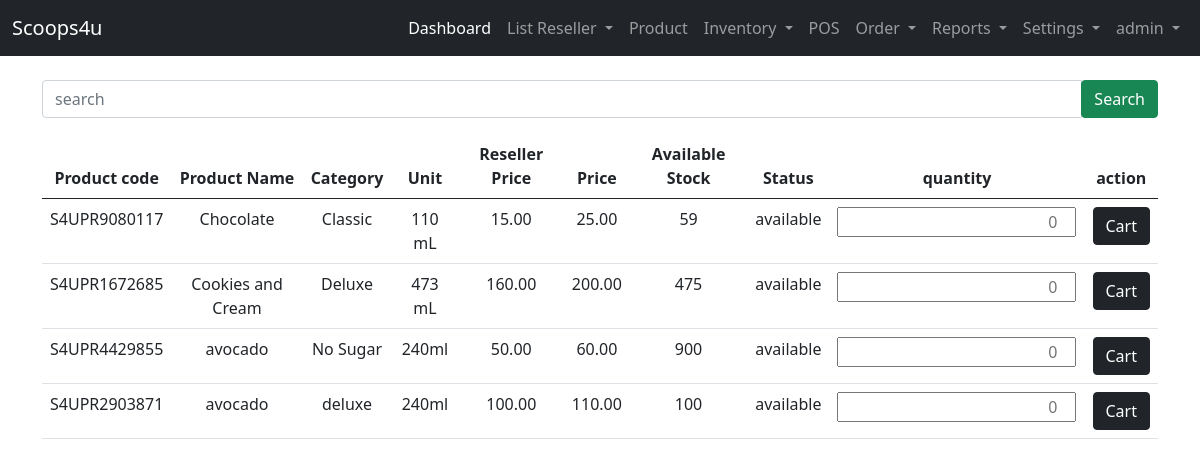
/user-site/pos/all-products/ (signed in), run on an earlier commit of the app's database.
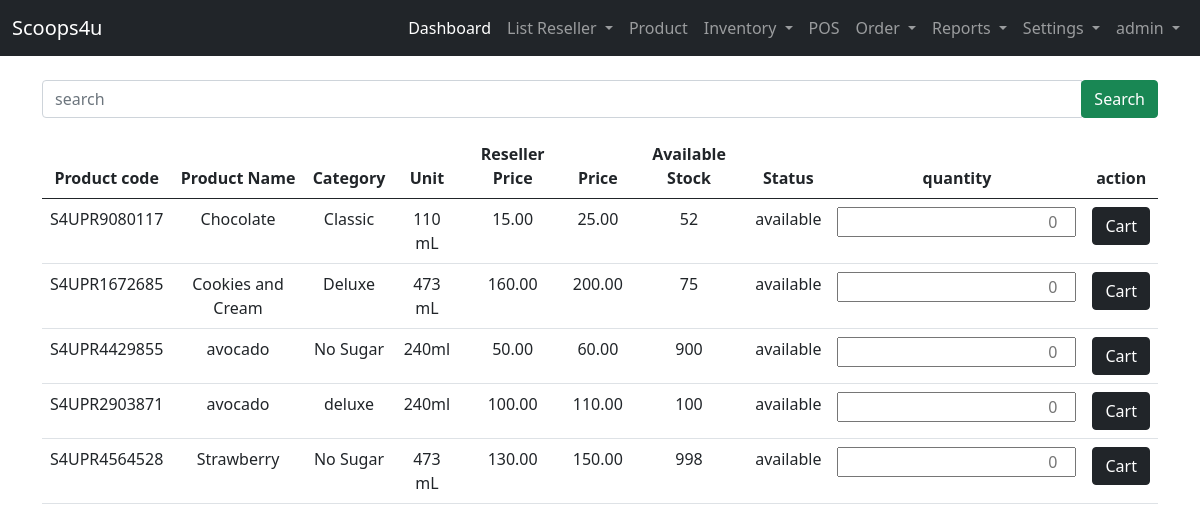
And on a later commit of the database.
### landing_page/models.py (models this page shows)
class User(AbstractUser):
    ROLE = ((" "," "),("admin","admin"),("staff","staff"),("reseller","reseller"),("rider","rider"))
    role = models.CharField(max_length=50, null=True, default=False, choices=ROLE)

### admin_site/models.py (models this page shows, shortened)
class Product(models.Model):
    STATUS = (("available","available"),("not available","not available"))
    product_code =  models.CharField(unique=True, max_length=200, verbose_name='Product Code')
    product_category =  models.CharField(max_length=200, verbose_name='Category')
    product_name=  models.CharField(max_length=200, verbose_name='Product Name')
    product_unit =  models.CharField(max_length=200, verbose_name='Unit')
    product_ResellerPrice =  models.DecimalField( max_digits=10,  decimal_places=2,null=True, verbose_name='Reseller Price')
    product_price =  models.DecimalField( max_digits=10, decimal_places=2,null=True, verbose_name='Pos Price')
    product_stock =  models.BigIntegerField(null=True, verbose_name='Available Stock')
    product_status =  models.CharField(max_length=200, choices=STATUS, verbose_name='Status')

### admin_site/views.py (the view)
# urls.py: path('pos/all-products/', views.all_products ,name='all_products'),
@login_required(login_url='landing_page:login')
def all_products(request):
    list_products = Product.objects.all()
    context = {'list_products':list_products}
    return render(request, 'admin_site/pos/all-products.html', context)

### templates/admin_site/pos/all-products.html (shortened to what this page needs)
{% extends 'admin_site/base.html' %}
{% block content %}
<form action="{% url 'admin_site:search_product' %}" method="get" class="my-3 ">
    <div class="input-group">
        <input type="text" class="form-control" name="search" placeholder="search" required>
        <div class="input-group-append">
            <button class="btn btn-success">Search</button>
        </div>
    </div>
</form>
{% if list_products %}
<table class="table table-hover text-center">
    <thead>
        <tr>
            <th>Product code </th>
            <th>Product Name</th>
            <th>Category</th>
            <th>Unit</th>
            <th>Reseller Price</th>
            {% if user.role == "admin" %}
            <th>Price</th>
            {% elif user.role == "staff" %}
            <th>Price</th>
            {% endif %}
            <th>Available Stock</th>
            <th>Status</th>
            <th>quantity</th>
            <th>action</th>
        </tr>
    </thead>
    <tbody>
        {% for list in list_products %}
        <tr>
            <td>{{ list.product_code }}</td>
            <td>{{ list.product_name }}</td>
            <td>{{ list.product_category }}</td>
            <td>{{ list.product_unit }}</td>
            <td>{{ list.product_ResellerPrice }}</td>
            {% if user.role == "admin" %}
            <td>{{ list.product_price }}</td>
            {% elif user.role == "staff" %}
            <td>{{ list.product_price }}</td>
            {% endif %}
            <td>{{ list.product_stock }}</td>
            <td>{{ list.product_status }}</td>
        <form action="{% url 'admin_site:cart_products' list.id %}" method="POST">
        <td><input type="number" name="quantity" style="text-align:right;" placeholder="0" required></td>
        <td><button class="btn btn-dark" type="submit" name="cart">Cart</button></td>
        </form>
        </tr>
        {% endfor %}
    </tbody>
</table>
{% endif %}
{% endblock content %}

### templates/admin_site/base.html (shortened to what this page needs)
{% load static %}
<!DOCTYPE html>
<html lang="en">
<head>
    <link href="https://cdn.jsdelivr.net/npm/bootstrap@5.0.2/dist/css/bootstrap.min.css" rel="stylesheet">
      <link rel="stylesheet" href="{% static 'css/sample.css' %}">
  </head>
<body>
  {% if user.role == "admin"%}
    <nav class="navbar navbar-expand-lg navbar-dark bg-dark">
        <div class="container-fluid">
          <a class="navbar-brand" href="#">Scoops4u</a>
          <div class="collapse navbar-collapse" id="navbarNavDropdown">
            <ul class="navbar-nav ms-auto mb-2 mb-lg-0">
              <li class="nav-item">
                <a class="nav-link active" aria-current="page" href="{% url 'admin_site:dashboard'%}">Dashboard</a>
              </li>
              <li class="nav-item dropdown">
                <a class="nav-link dropdown-toggle" href="#" id="navbarDropdownMenuLink" role="button" data-bs-toggle="dropdown" aria-expanded="false">
                  List Reseller
                </a>
              </li>
              <li class="nav-item">
                <a class="nav-link" href="{%url 'admin_site:list_product' %}">Product</a>
              </li>
              <li class="nav-item dropdown">
                <a class="nav-link dropdown-toggle" href="#" id="navbarDropdownMenuLink" role="button" data-bs-toggle="dropdown" aria-expanded="false">
                  Inventory
                </a>
              </li>
              <li class="nav-item">
                <a class="nav-link" href="{%url 'admin_site:pos' %}">POS</a>
              </li>
              <li class="nav-item dropdown">
                <a class="nav-link dropdown-toggle" href="#" id="navbarDropdownMenuLink" role="button" data-bs-toggle="dropdown" aria-expanded="false">
                  Order
                </a>
              </li>
              <li class="nav-item dropdown">
                <a class="nav-link dropdown-toggle" href="#" id="navbarDropdownMenuLink" role="button" data-bs-toggle="dropdown" aria-expanded="false">
                  Reports
                </a>
              </li>
              <li class="nav-item dropdown">
                <a class="nav-link dropdown-toggle" href="#" id="navbarDropdownMenuLink" role="button" data-bs-toggle="dropdown" aria-expanded="false">
                  Settings
                </a>
              </li>
              <li class="nav-item dropdown">
                <a class="nav-link dropdown-toggle" href="#" id="navbarDropdownMenuLink" role="button" data-bs-toggle="dropdown" aria-expanded="false">
                  {{ user }}
                </a>
              </li>
            </ul>
          </div>
        </div>
      </nav>
  {% endif %}
      <div class="container">
        <div class="row mt-2">
            <div class="col-lg-12">
                {% block content %}
                {% endblock content %}
            </div>
        </div>
    </div>
</body>
</html>

What changed in the data, as far as the page shows it:
changed Product "S4UPR9080117": product_stock "59" → "52"
changed Product "S4UPR1672685": product_stock "475" → "75"
added Product: product_code "S4UPR4564528", product_name "Strawberry", product_category "No Sugar", product_unit "473 mL", product_ResellerPrice "130.00", product_price "150.00", product_stock "998", product_status "available"
